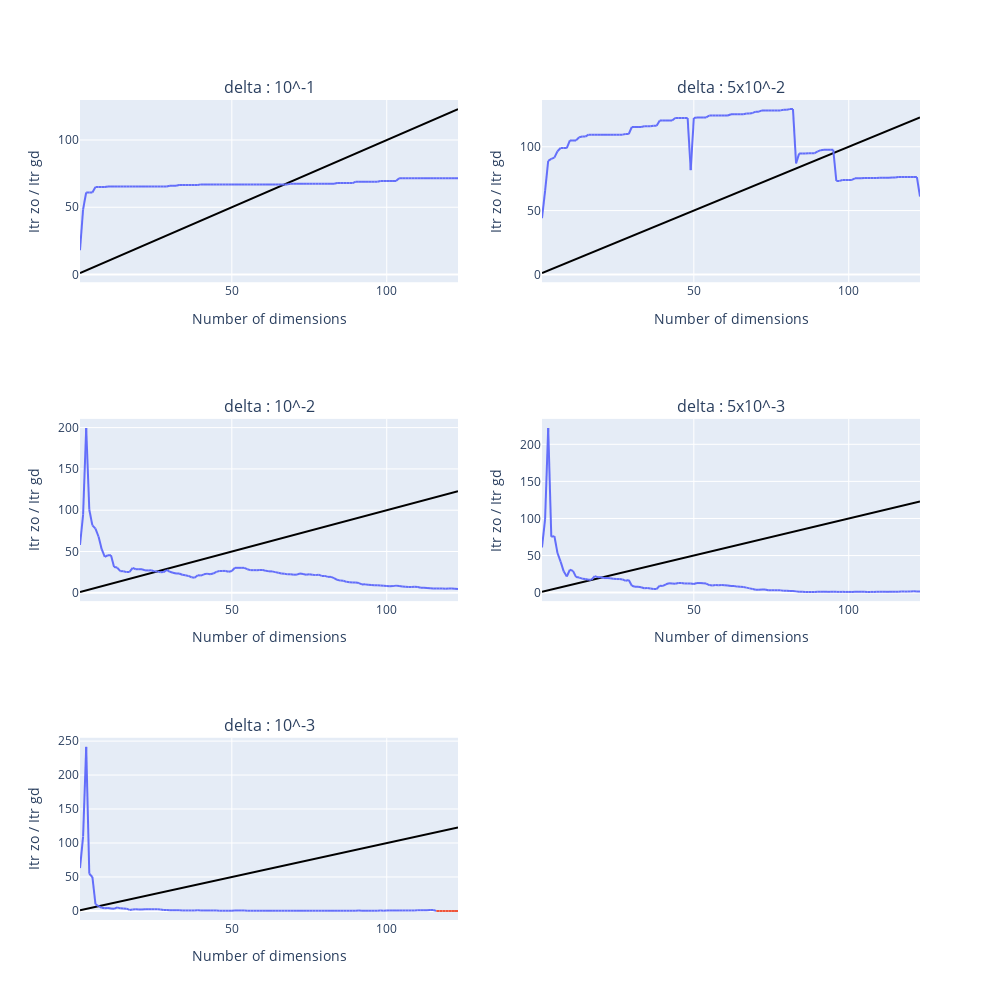

Notebook cell for this chart:
### Markdown cell above
## Sigma = 0.001

### Code cell
plot_result(itr_ro[0,:,:], itr_gd)
